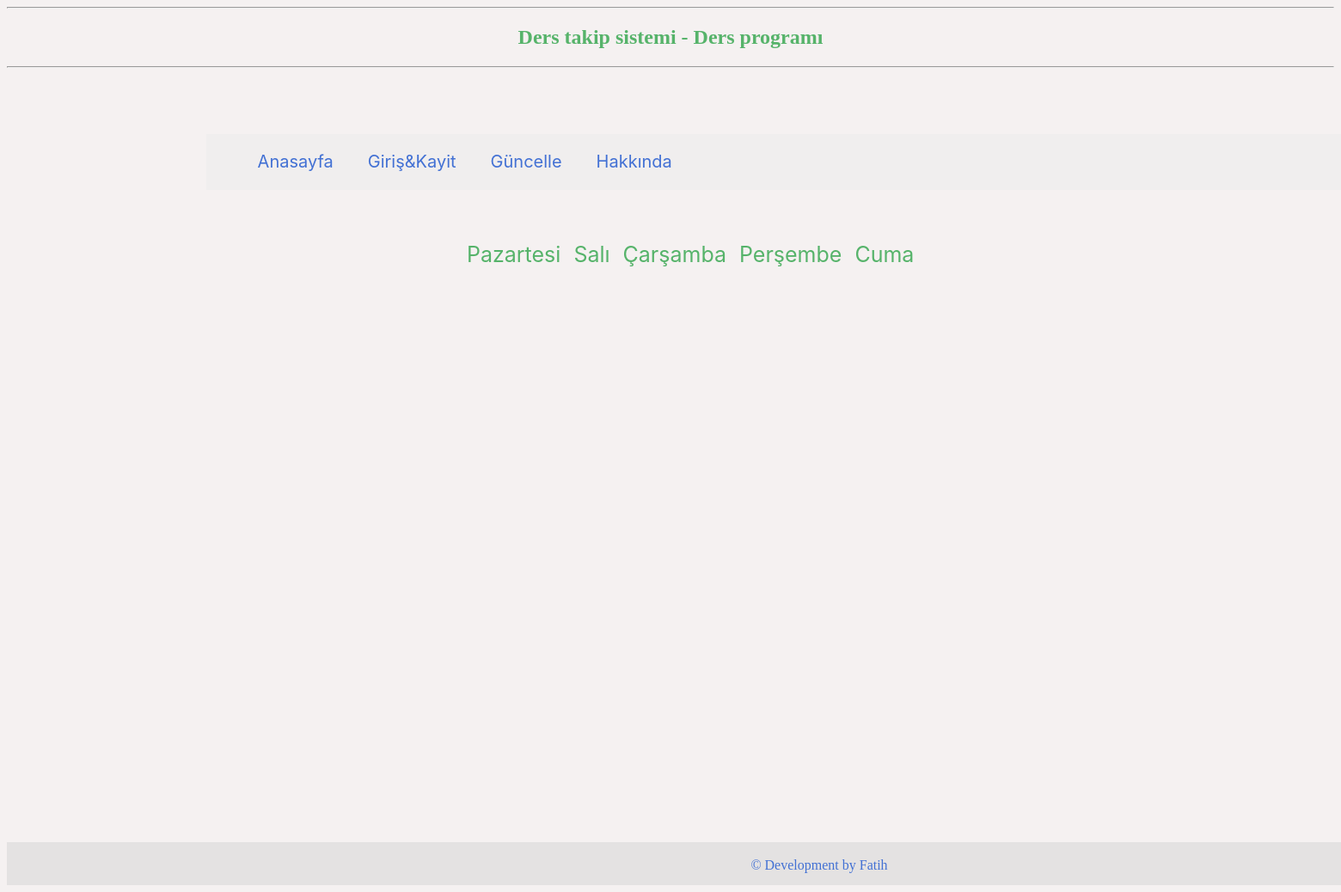
The app's page /, older data.
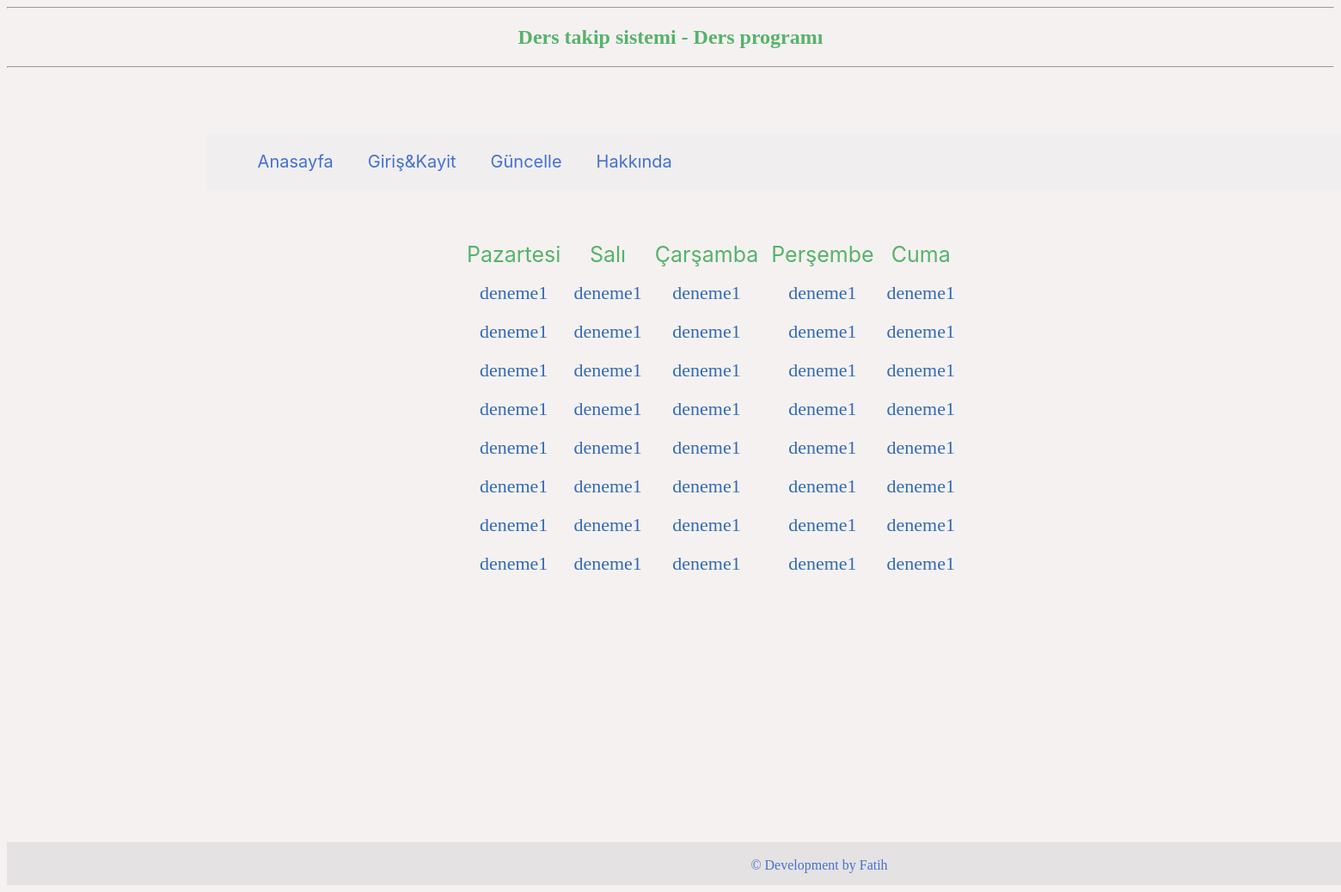
The same page, newer data.
### tables this page shows
CREATE TABLE `gunler` (
  `veri_id` int(11) NOT NULL,
  `ders1` text NOT NULL,
  `ders2` text NOT NULL,
  `ders3` text NOT NULL,
  `ders4` text NOT NULL,
  `ders5` text NOT NULL,
  `ders6` text NOT NULL,
  `ders7` text NOT NULL,
  `ders8` text NOT NULL
);

### program.php (called while the page is built)
<?php
require "baglan.php";
$pzt_cek = $db->prepare("SELECT * FROM gunler WHERE veri_id = 1");
$pzt_cek->execute();
$sonuc = $pzt_cek->fetch();
$sali_cek = $db->prepare("SELECT * FROM gunler WHERE veri_id = 2");
$sali_cek->execute();
$sonuc1 = $sali_cek->fetch();
$crs_cek = $db->prepare("SELECT * FROM gunler WHERE veri_id = 3");
$crs_cek->execute();
$sonuc2 = $crs_cek->fetch();
$prs_cek = $db->prepare("SELECT * FROM gunler WHERE veri_id = 4");
$prs_cek->execute();
$sonuc3 = $prs_cek->fetch();
$cuma_cek = $db->prepare("SELECT * FROM gunler WHERE veri_id = 5");
$cuma_cek->execute();
$sonuc4 = $cuma_cek->fetch();
?>

### index.php (the view, shortened to what the changed rows need)
<?php
require "program.php";
?>
<!DOCTYPE html>
<html lang="en">
<head>
    <link href="style/style-1.css" rel="stylesheet">
    <link href="style/menu-1.css" rel="stylesheet">
    <link href="style/guncelle.css" rel="stylesheet">
</head>
<body>
    <div class="header">
        <h2 align="center">Ders takip sistemi - Ders programı</h2>
    </div>
    <div class="tablo" align="center">
        <form action="program.php" method="post">
            <table cellpadding="5" cellspacing="5">
                <tr>
                    <td><label id="pzt"><?php echo $sonuc[1];?></label></td>
                    <td><label id="sali"><?php echo $sonuc1[1];?></label></td>
                    <td><label id="crs"><?php echo $sonuc2[1];?></label></td>
                    <td><label id="prs"><?php echo $sonuc3[1];?></label></td>
                    <td><label id="cuma"><?php echo $sonuc4[1];?></label></td>
                </tr>
                <tr>
                        <td><label id="pzt"><?php echo $sonuc[2];?></label></td>
                        <td><label id="sali"><?php echo $sonuc1[2];?></label></td>
                        <td><label id="crs"><?php echo $sonuc2[2];?></label></td>
                        <td><label id="prs"><?php echo $sonuc3[2];?></label></td>
                        <td><label id="cuma"><?php echo $sonuc4[2];?></label></td>
                </tr>
                <tr>
                        <td><label id="pzt"><?php echo $sonuc[3];?></label></td>
                        <td><label id="sali"><?php echo $sonuc1[3];?></label></td>
                        <td><label id="crs"><?php echo $sonuc2[3];?></label></td>
                        <td><label id="prs"><?php echo $sonuc3[3];?></label></td>
                        <td><label id="cuma"><?php echo $sonuc4[3];?></label></td>
                </tr>
                <tr>
                        <td><label id="pzt"><?php echo $sonuc[4];?></label></td>
                        <td><label id="sali"><?php echo $sonuc1[4];?></label></td>
                        <td><label id="crs"><?php echo $sonuc2[4];?></label></td>
                        <td><label id="prs"><?php echo $sonuc3[4];?></label></td>
                        <td><label id="cuma"><?php echo $sonuc4[4];?></label></td>
                </tr>
                <tr>
                        <td><label id="pzt"><?php echo $sonuc[5];?></label></td>
                        <td><label id="sali"><?php echo $sonuc1[5];?></label></td>
                        <td><label id="crs"><?php echo $sonuc2[5];?></label></td>
                        <td><label id="prs"><?php echo $sonuc3[5];?></label></td>
                        <td><label id="cuma"><?php echo $sonuc4[5];?></label></td>
                </tr>
                <tr>
                        <td><label id="pzt"><?php echo $sonuc[6];?></label></td>
                        <td><label id="sali"><?php echo $sonuc1[6];?></label></td>
                        <td><label id="crs"><?php echo $sonuc2[6];?></label></td>
                        <td><label id="prs"><?php echo $sonuc3[6];?></label></td>
                        <td><label id="cuma"><?php echo $sonuc4[6];?></label></td>
                </tr>
                <tr>
                        <td><label id="pzt"><?php echo $sonuc[7];?></label></td>
                        <td><label id="sali"><?php echo $sonuc1[7];?></label></td>
                        <td><label id="crs"><?php echo $sonuc2[7];?></label></td>
                        <td><label id="prs"><?php echo $sonuc3[7];?></label></td>
                        <td><label id="cuma"><?php echo $sonuc4[7];?></label></td>
                </tr>
                <tr>
                        <td><label id="pzt"><?php echo $sonuc[8];?></label></td>
                        <td><label id="sali"><?php echo $sonuc1[8];?></label></td>
                        <td><label id="crs"><?php echo $sonuc2[8];?></label></td>
                        <td><label id="prs"><?php echo $sonuc3[8];?></label></td>
                        <td><label id="cuma"><?php echo $sonuc4[8];?></label></td>
                </tr>
            </table>
        </form>
    </div>
</body>
</html>

Row changes from the older to the newer data that the page shows:
added gunler: ders1 "deneme1", ders2 "deneme1", ders3 "deneme1", ders4 "deneme1", ders5 "deneme1", ders6 "deneme1", ders7 "deneme1", ders8 "deneme1"
added gunler: ders1 "deneme1", ders2 "deneme1", ders3 "deneme1", ders4 "deneme1", ders5 "deneme1", ders6 "deneme1", ders7 "deneme1", ders8 "deneme1"
added gunler: ders1 "deneme1", ders2 "deneme1", ders3 "deneme1", ders4 "deneme1", ders5 "deneme1", ders6 "deneme1", ders7 "deneme1", ders8 "deneme1"
added gunler: ders1 "deneme1", ders2 "deneme1", ders3 "deneme1", ders4 "deneme1", ders5 "deneme1", ders6 "deneme1", ders7 "deneme1", ders8 "deneme1"
added gunler: ders1 "deneme1", ders2 "deneme1", ders3 "deneme1", ders4 "deneme1", ders5 "deneme1", ders6 "deneme1", ders7 "deneme1", ders8 "deneme1"
